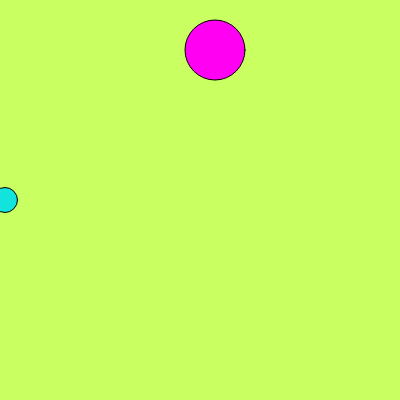
Frame 1 (no input)
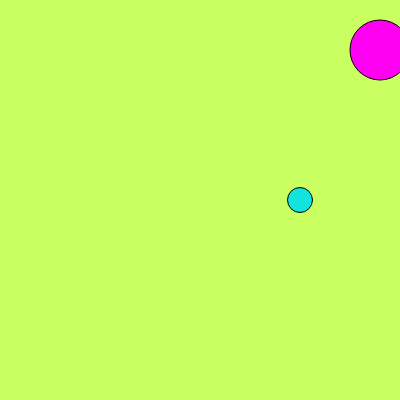
Frame 60 (no input)
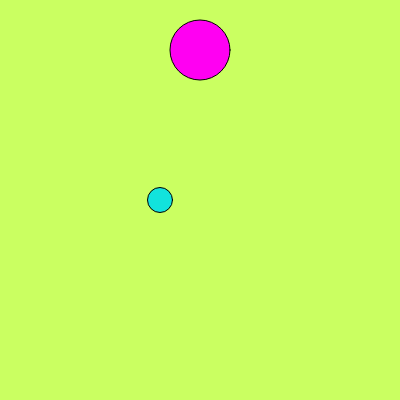
Frame 120 (the mouse pressed at the canvas centre since frame 60)

The p5.js sketch that drew these frames (run headless with seeded random() and noise() and a simulated clock; from frame 60 on, the mouse is pressed at the canvas centre):

// p5.js sketch
// ── sketch.js
var pinkBall;
var tealBall;
var pink 
var teal




function setup() {
  createCanvas(400, 400);
  background(202, 255, 97);
  pink = color(255, 0, 242);
  teal = color(18, 227, 220);
  pinkBall = new Ball (width/2, 50, 60, pink, 15);
  tealBall = new Ball (0, width/2, 25, teal, 5);
}

function draw() {
 background(202, 255, 97);
 pinkBall.bounce();
 pinkBall.display();
 tealBall.bounce();
 tealBall.display();
 
}

function Ball(startX, startY,tempDiameter,ballColor, tempSpeed){
  this.xPos = startX;
  this.yPos = startY;
  this.size = tempDiameter;
  this.ballColor = ballColor;
  this.speed = tempSpeed;
  this.direction = "right"
  
  
  this.display = function (){
    fill(this.ballColor);
    ellipse(this.xPos, this.yPos, this.size, this.size);
  }
  
  this.bounce = function(){
     if (this.xPos > 375) {
        this.direction = "left"
    }
    if (this.xPos < 25) {
        this.direction = "right";
    }

    // move the ball
    if(this.direction == "right"){
       this.xPos = this.xPos + this.speed;
    } else{
       this.xPos = this.xPos - this.speed;
    }
   
  }
}
